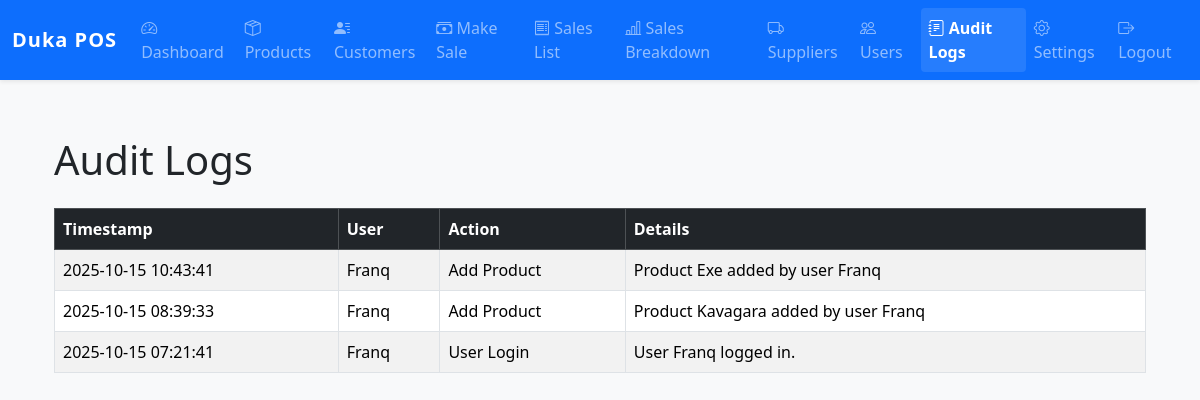
The page /admin/audit-logs (signed in) on the database its author committed.
### models.py (models this page shows, shortened)
class AuditLog(db.Model):
    id = db.Column(db.Integer, primary_key=True)
    user_id = db.Column(db.Integer, db.ForeignKey('user.id'))
    action = db.Column(db.String(255), nullable=False)
    details = db.Column(db.Text)  # <-- Add this line
    timestamp = db.Column(db.DateTime, server_default=db.func.now())
    user = db.relationship('User')

class User(db.Model):
    id = db.Column(db.Integer, primary_key=True)
    username = db.Column(db.String(80), unique=True, nullable=False)
    password_hash = db.Column(db.String(128), nullable=False)
    role = db.Column(db.String(20), nullable=False, default='staff')  # 'admin' or 'staff'

### app.py (the view)
@app.route('/admin/audit-logs')
@login_required(role='admin')
def audit_logs():
    logs = AuditLog.query.order_by(AuditLog.timestamp.desc()).all()
    return render_template('audit_logs.html', logs=logs)

### app.py (called while the page is built)
def login_required(role=None):
    def decorator(f):
        from functools import wraps
        @wraps(f)
        def decorated_function(*args, **kwargs):
            if 'user_id' not in session:
                return redirect(url_for('login'))
            if role and session.get('role') != role:
                flash('You do not have permission to access this page.', 'danger')
                return redirect(url_for('home'))
            return f(*args, **kwargs)
        return decorated_function
    return decorator

@app.context_processor
def inject_business_details():
    keys = ['business_name', 'business_address', 'business_contact', 'tax_info', 'business_email', 'website', 'receipt_footer', 'business_logo']
    settings = {key: Setting.query.filter_by(key=key).first() for key in keys}
    return dict(business_settings=settings)

### templates/audit_logs.html (shortened to what this page needs)
{% extends "base.html" %}
{% block content %}
<div class="container">
    <h1 class="mb-4">Audit Logs</h1>
    <table class="table table-striped table-bordered">
        <thead class="table-dark">
            <tr>
                <th>Timestamp</th>
                <th>User</th>
                <th>Action</th>
                <th>Details</th>
            </tr>
        </thead>
        <tbody>
            {% for log in logs %}
            <tr>
                <td>{{ log.timestamp.strftime('%Y-%m-%d %H:%M:%S') }}</td>
                <td>{{ log.user.username if log.user else 'System' }}</td>
                <td>{{ log.action }}</td>
                <td>{{ log.details }}</td>
            </tr>
            {% endfor %}
        </tbody>
    </table>
</div>
{% endblock %}

### templates/base.html (style rules this page uses)
body { background-color: #f8f9fa; font-family: 'Segoe UI', 'Roboto', Arial, sans-serif; }
.container { margin-top: 2rem; }

### rows shown on the page
AuditLog: timestamp "2025-10-15 10:43:41", user "Franq", action "Add Product", details "Product Exe added by user Franq"
AuditLog: timestamp "2025-10-15 08:39:33", user "Franq", action "Add Product", details "Product Kavagara added by user Franq"
AuditLog: timestamp "2025-10-15 07:21:41", user "Franq", action "User Login", details "User Franq logged in."
